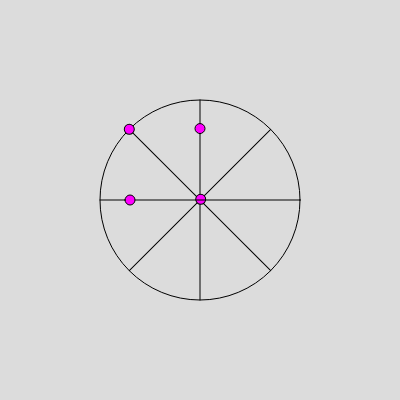
Frame 1 (no input)
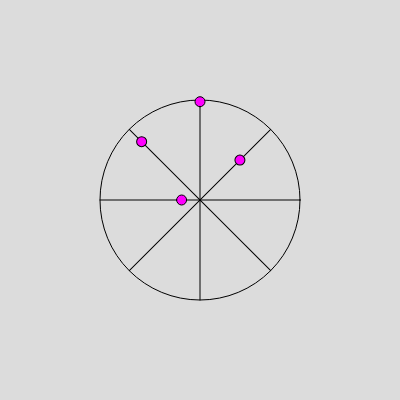
Frame 60 (no input)
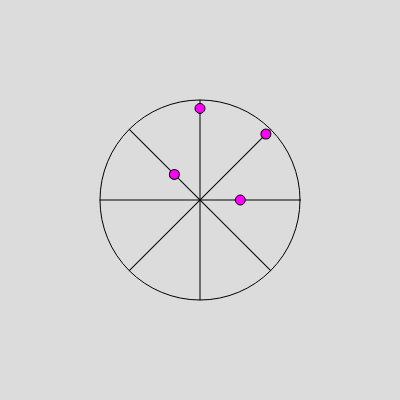
Frame 120 (the mouse pressed at the canvas centre since frame 60)

The p5.js sketch that drew these frames (run headless with seeded random() and noise() and a simulated clock; from frame 60 on, the mouse is pressed at the canvas centre):

// p5.js sketch
// ── sketch.js
let a = 0;

function setup() {
  createCanvas(400, 400); 
  n_slider = createSlider(1, 30, 4, 1);
}

function draw() {
  background(220);
  translate(width/2, height/2);
  
  noFill();
  circle(0,0, 200);
  
  // a is the angle that decides the speed of the animation
  a += 0.01;
  
  fill(255,0,255);
  
  // n is the number of dots
  n = n_slider.value();
  for (let i = 0; i < n; i++) {
    // rotate every time you draw a new dot and then draw a cirle in a straight trajectory
    rotate(PI/n);
    x = cos(a + (n-i)*PI/n) * 100;
    line(-100,0, 100,0);
    circle(x, 0, 10);
  }
  
}
